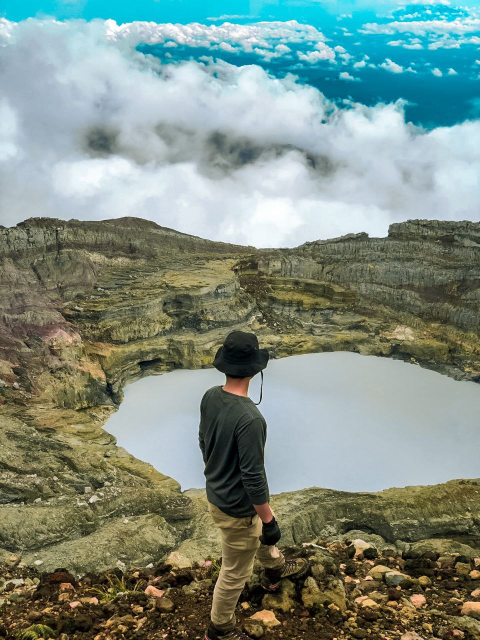
#> input picture 2. Resize Image OpenCV Python/Agungpp.jpg, 960 x 1280 px (shown at 1/2 size)
$ python AgungPratamaP.py
#> lines starting #> are read from the running program, lines starting #| are printed output that depends on the picture
import cv2

load = cv2.imread('Agungpp.jpg', 1)
#> load is the input picture: shape (1280, 960, 3); mean B, G, R 132.2, 142.6, 126.5
# size_x, size_y = load,shape[1], load.shape[0]
new_image = cv2.resize(load, (0, 0), fx= 0.5, fy= 0.5)
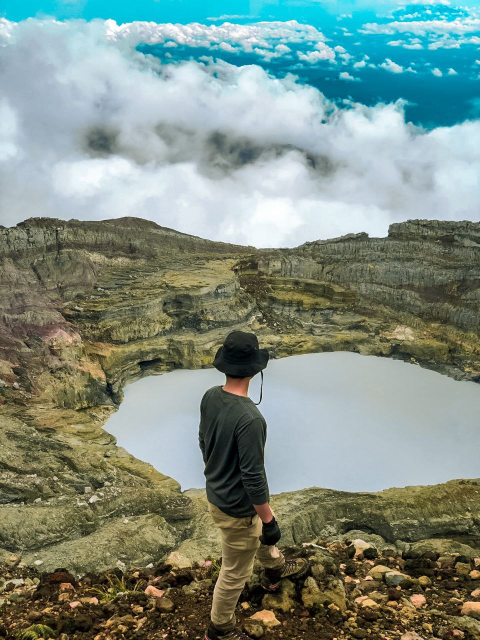
#> new_image: shape (640, 480, 3); mean B, G, R 132.3, 142.7, 126.6
cv2.imshow('Foto Asli', load)
cv2.imshow('Foto Resize', new_image)

cv2.waitKey(0)
cv2.destroyAllWindows()
